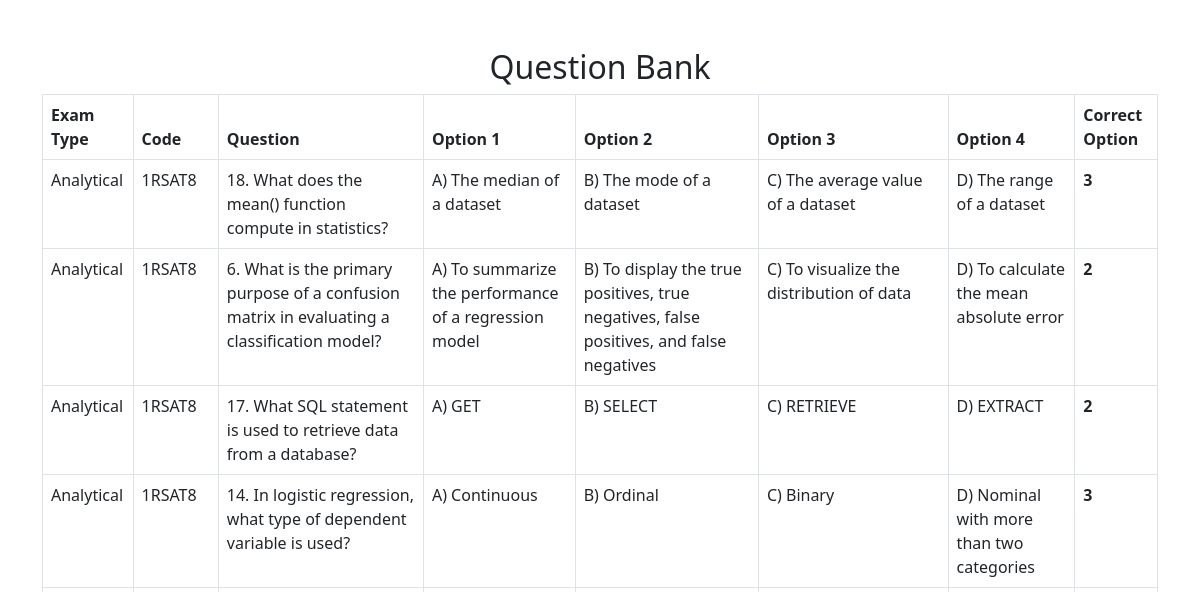
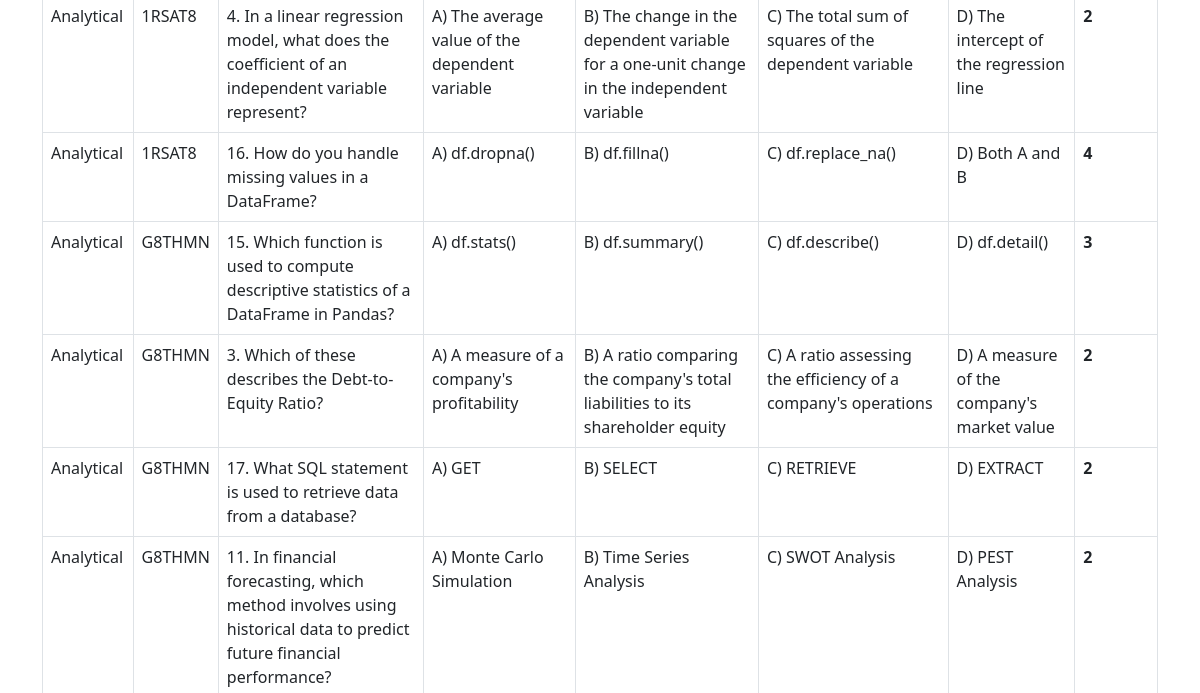
/view_question_bank.php (upper part), run on an earlier commit of the app's database (2 pictures, top to bottom).
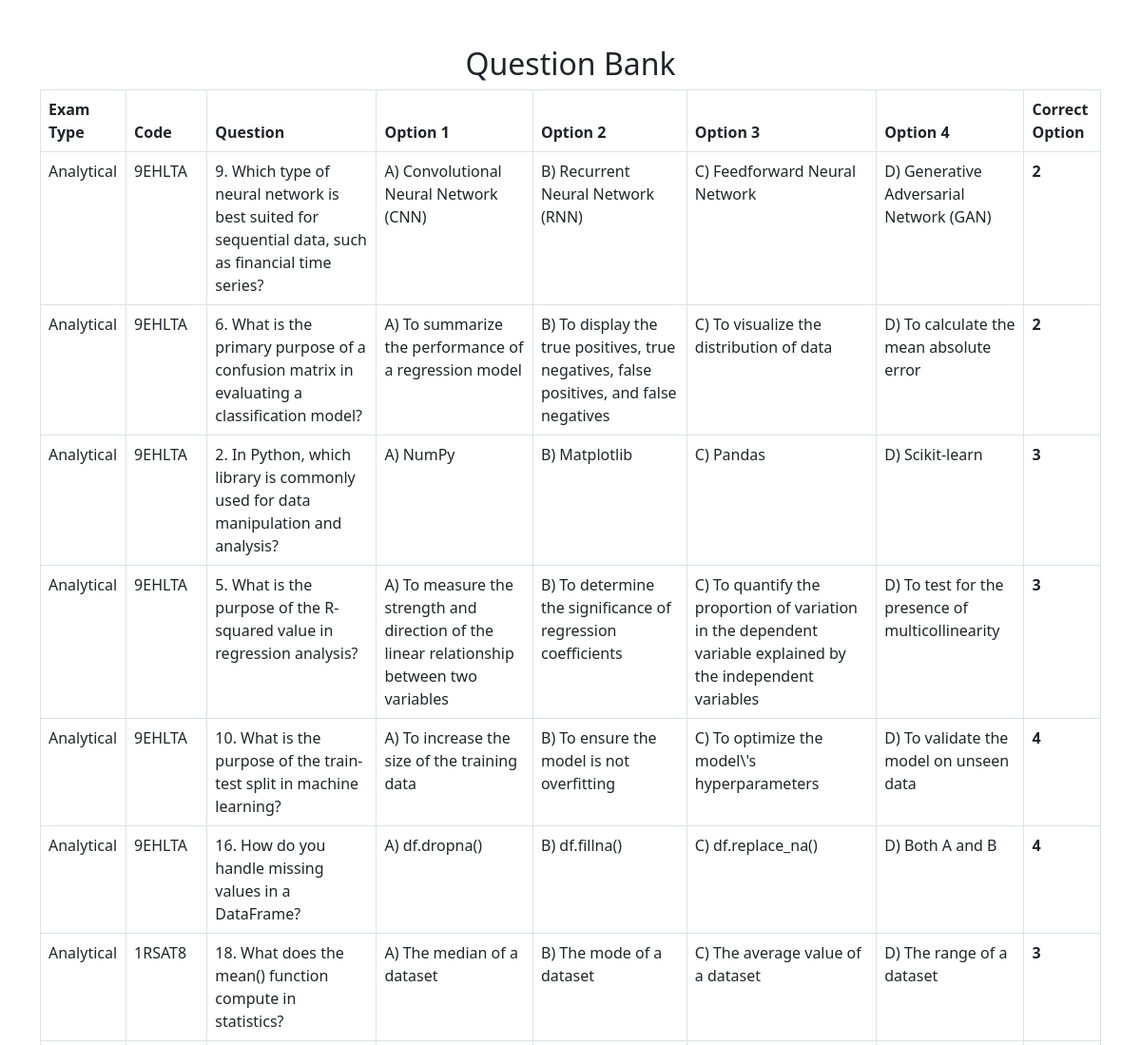
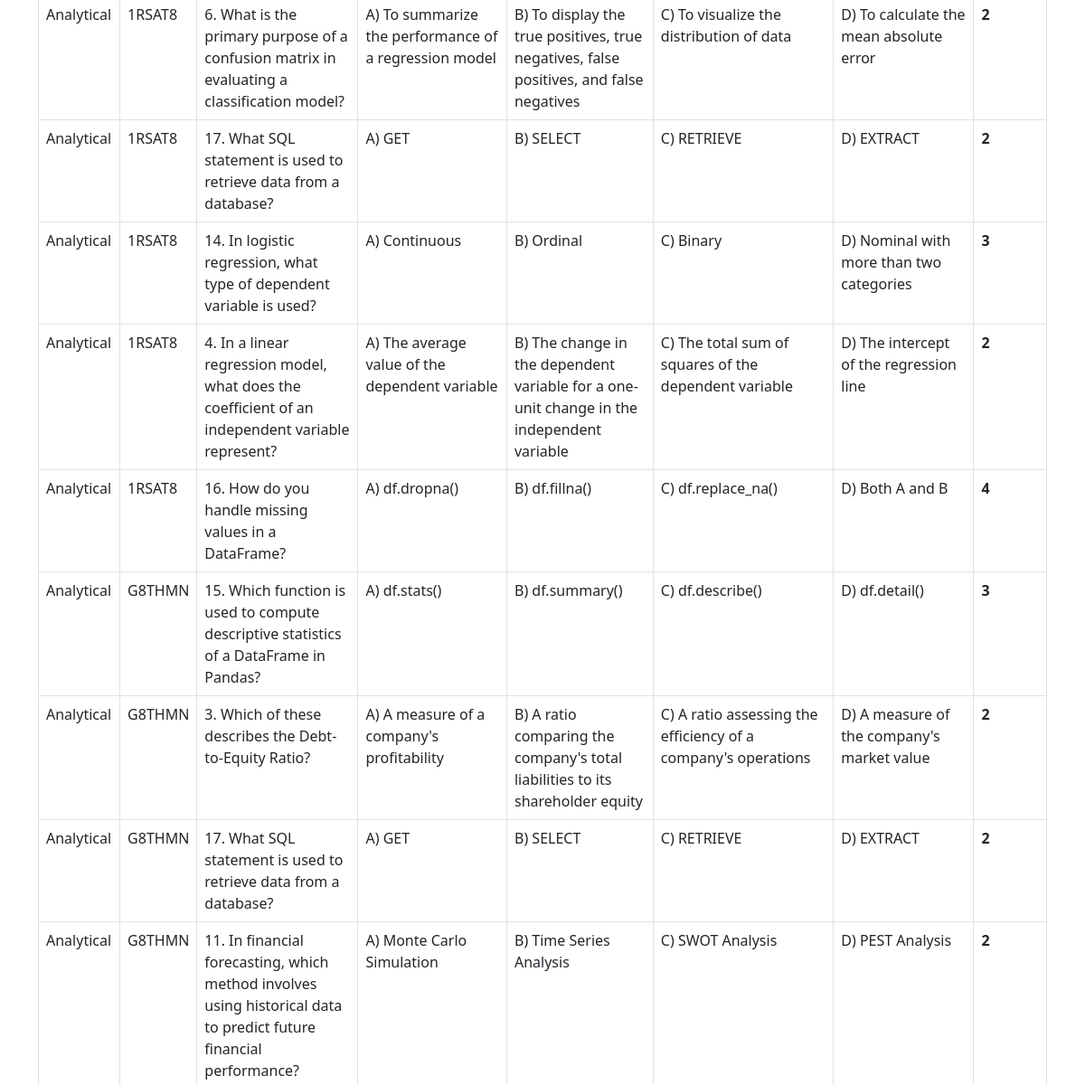
And on a later commit of the database (2 pictures, top to bottom).
### tables this page shows
CREATE TABLE `question_bank` (
  `id` int(11) NOT NULL,
  `exam_type` varchar(50) DEFAULT NULL,
  `code` varchar(6) DEFAULT NULL,
  `question` text DEFAULT NULL,
  `option1` text DEFAULT NULL,
  `option2` text DEFAULT NULL,
  `option3` text DEFAULT NULL,
  `option4` text DEFAULT NULL,
  `correct_option` int(11) DEFAULT NULL
);

### view_question_bank.php (the view, shortened to what this page needs)
<?php
include 'conn.php';
$query = "SELECT * FROM question_bank ORDER BY id DESC";
$result = $conn->query($query);
?>
<!DOCTYPE html>
<html lang="en">
<head>
    <link rel="stylesheet" href="https://cdn.jsdelivr.net/npm/bootstrap@5.3.0/dist/css/bootstrap.min.css">
</head>
<body>
    <div class="container mt-5">
        <h2 class="text-center">Question Bank</h2>
        <table class="table table-bordered">
            <thead>
                <tr>
                    <th>Exam Type</th>
                    <th>Code</th>
                    <th>Question</th>
                    <th>Option 1</th>
                    <th>Option 2</th>
                    <th>Option 3</th>
                    <th>Option 4</th>
                    <th>Correct Option</th>
                </tr>
            </thead>
            <tbody>
                <?php while ($row = $result->fetch_assoc()): ?>
                    <tr>
                        <td><?= htmlspecialchars($row['exam_type']); ?></td>
                        <td><?= htmlspecialchars($row['code']); ?></td>
                        <td><?= htmlspecialchars($row['question']); ?></td>
                        <td><?= htmlspecialchars($row['option1']); ?></td>
                        <td><?= htmlspecialchars($row['option2']); ?></td>
                        <td><?= htmlspecialchars($row['option3']); ?></td>
                        <td><?= htmlspecialchars($row['option4']); ?></td>
                        <td><strong><?= $row['correct_option']; ?></strong></td>
                    </tr>
                <?php endwhile; ?>
            </tbody>
        </table>
    </div>
</body>
</html>

What changed in the data, as far as the page shows it:
added question_bank: exam_type "Analytical", code "9EHLTA", question "9. Which type of neural network is best suited for sequential data, such as financial time series?", option1 "A) Convolutional Neural Network (CNN)", option2 "B) Recurrent Neural Network (RNN)", option3 "C) Feedforward Neural Network", option4 "D) Generative Adversarial Network (GAN)", correct_option "2"
added question_bank: exam_type "Analytical", code "9EHLTA", question "6. What is the primary purpose of a confusion matrix in evaluating a classification model?", option1 "A) To summarize the performance of a regression model", option2 "B) To display the true positives, true negatives, false positives, and false negatives", option3 "C) To visualize the distribution of data", option4 "D) To calculate the mean absolute error", correct_option "2"
added question_bank: exam_type "Analytical", code "9EHLTA", question "2. In Python, which library is commonly used for data manipulation and analysis?", option1 "A) NumPy", option2 "B) Matplotlib", option3 "C) Pandas", option4 "D) Scikit-learn", correct_option "3"
added question_bank: exam_type "Analytical", code "9EHLTA", question "5. What is the purpose of the R-squared value in regression analysis?", option1 "A) To measure the strength and direction of the linear relationship between two variables", option2 "B) To determine the significance of regression coefficients", option3 "C) To quantify the proportion of variation in the dependent variable explained by the independent variables", option4 "D) To test for the presence of multicollinearity", correct_option "3"
added question_bank: exam_type "Analytical", code "9EHLTA", question "10. What is the purpose of the train-test split in machine learning?", option1 "A) To increase the size of the training data", option2 "B) To ensure the model is not overfitting", option3 "C) To optimize the model\\'s hyperparameters", option4 "D) To validate the model on unseen data", correct_option "4"
added question_bank: exam_type "Analytical", code "9EHLTA", question "16. How do you handle missing values in a DataFrame?", option1 "A) df.dropna()", option2 "B) df.fillna()", option3 "C) df.replace_na()", option4 "D) Both A and B", correct_option "4"
